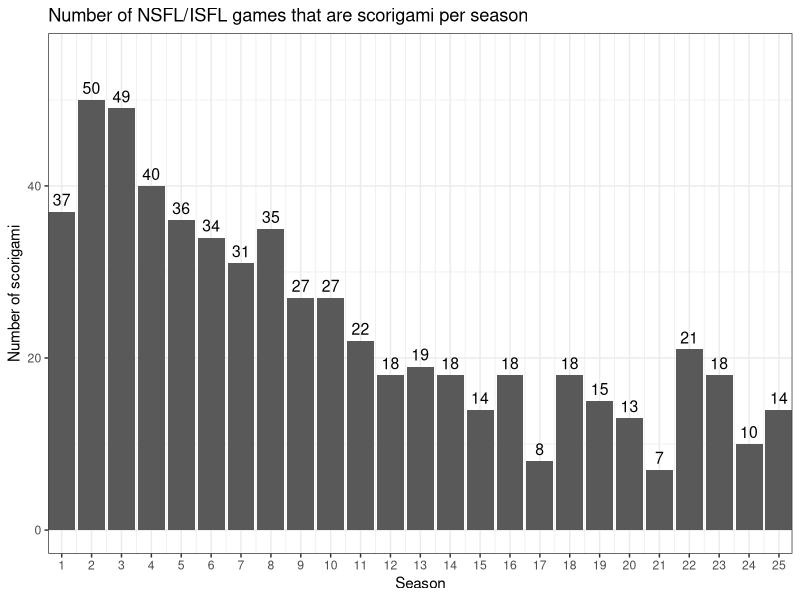
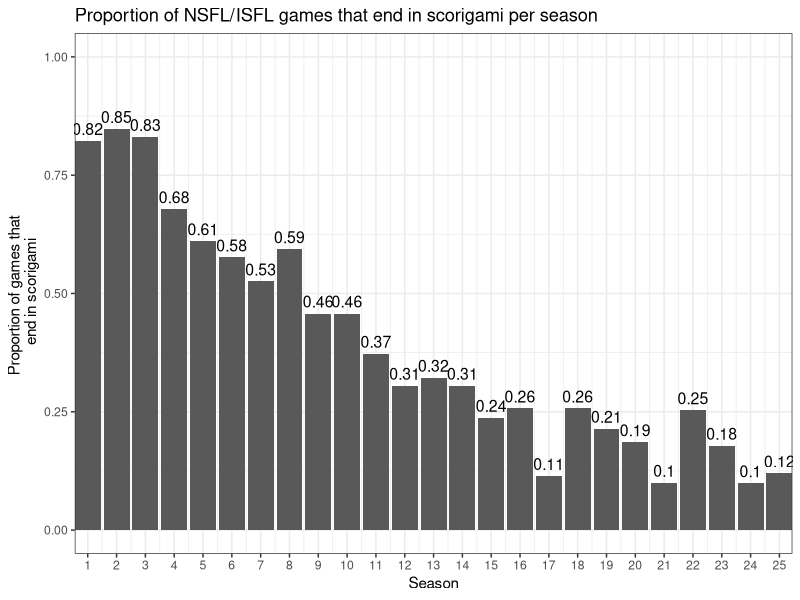
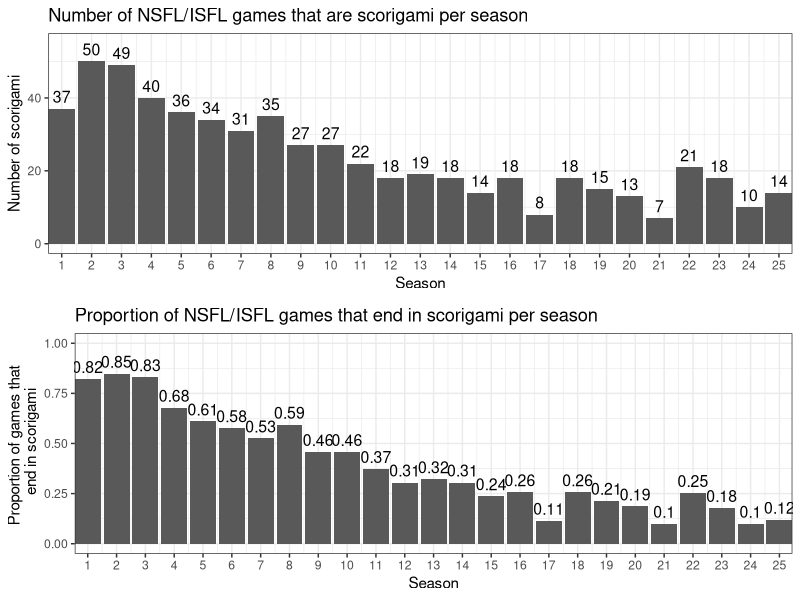
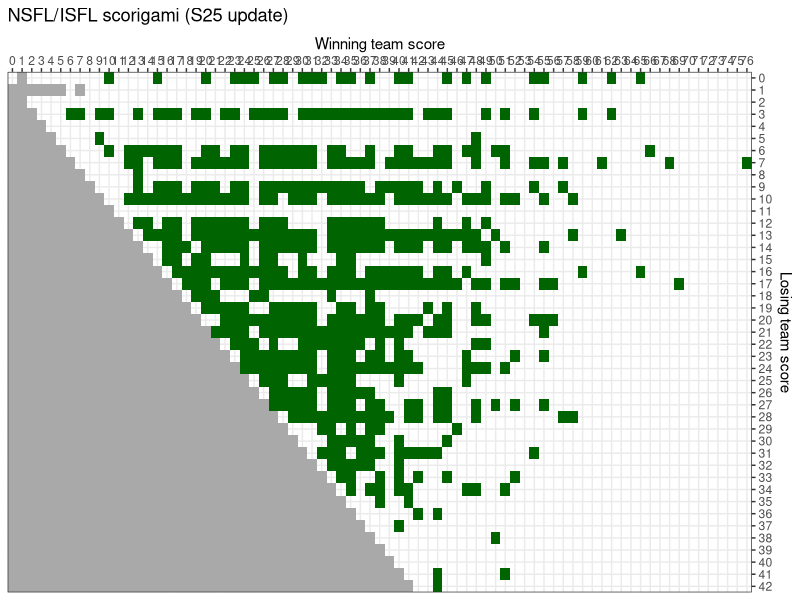
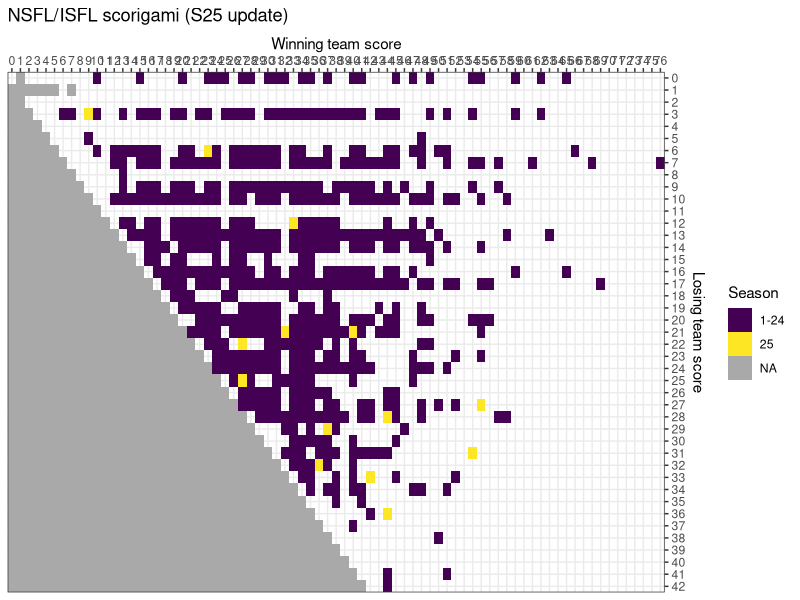
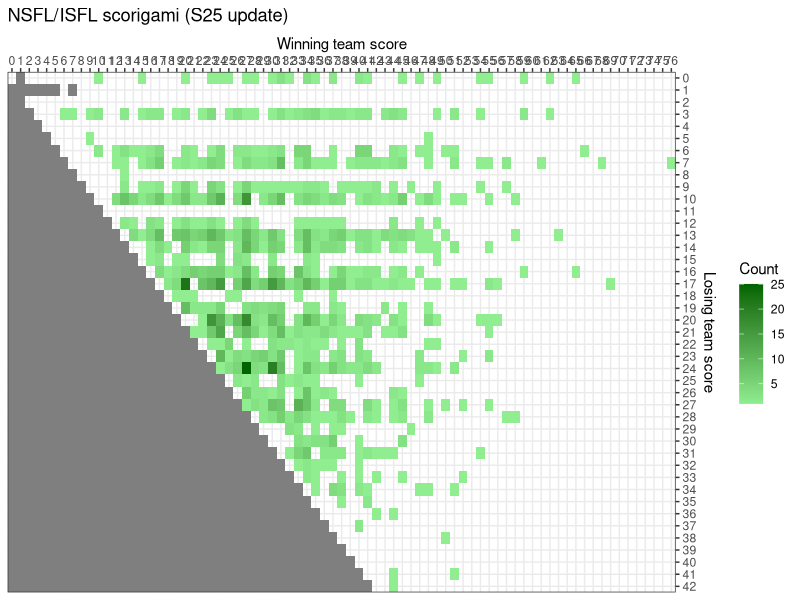
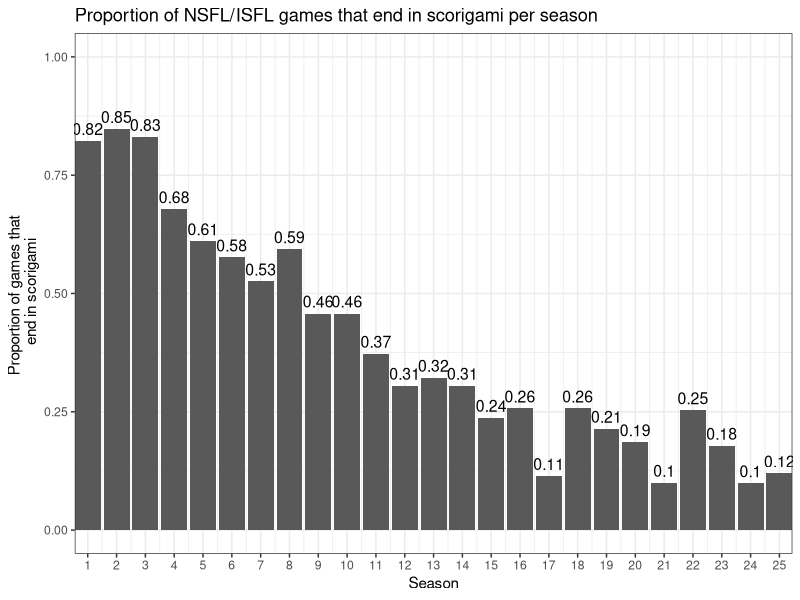
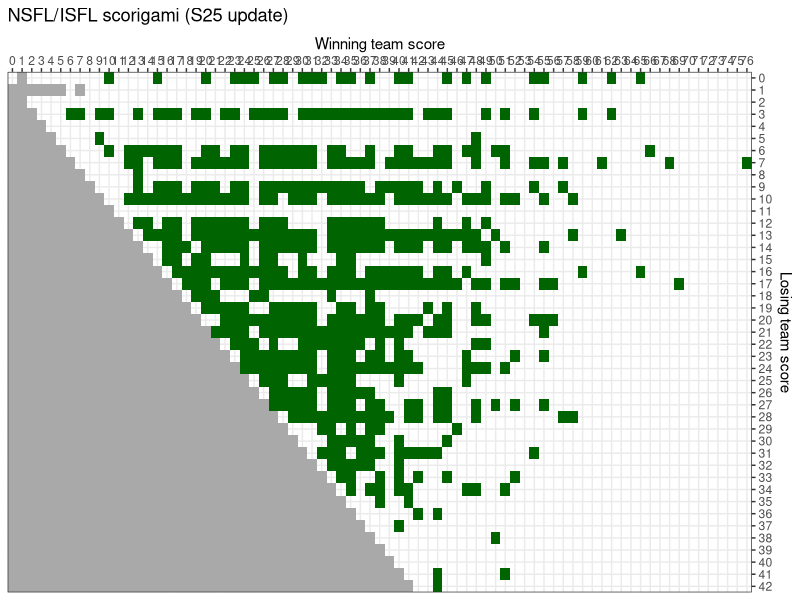

The R source for these figures, in order:
## ---- chunk 1
knitr::opts_chunk$set(echo = TRUE)
## ---- chunk 2
library(ggplot2)
library(viridis) #color-blind friendly palette for figures
library(dplyr)
library(reshape2) #melt function
library(tidyverse)
library(grid)
library(gridExtra)
## ---- chunk 3
#Read-in NSFL/ISFL game data
data_full <- read.csv("./ISFL_scorigami_S25.csv", stringsAsFactors=FALSE, na.strings=c("","NA"))
colnames(data_full)

#Read-in spreadsheet of impossible scores
data_impossible <- read.csv("./ImpossibleScores.csv", stringsAsFactors=FALSE, na.strings=c("","NA"))

#Merge and create impossible flag
data_full <- rbind(data_full, data_impossible)
data_full <- data_full %>% mutate(Imp = ifelse(WinType=="IMPOSSIBLE", "Yes", "No"))
data_full$score_pair <- paste(data_full$FinalScore_won, data_full$FinalScore_lost, sep = "_")

games_season <- group_by(data_full, Season)  %>% tally()

## ---- chunk 4
#Filter dataframe down to unique score pairs
unique.scores <- rownames(unique(data_full[,c('FinalScore_won', 'FinalScore_lost')]))
data_unique <- data_full[rownames(data_full[,])%in%unique.scores, ]

#Number and proportion of games resulting in scorigami per season
scorigami_num <- group_by(data_unique, Season)  %>% tally()
scorigami_num$p <- scorigami_num$n / games_season$n
scorigami_num$n.tot <- games_season$n
scorigami_num <- scorigami_num[1:25,]

p1 <- ggplot(scorigami_num, aes(x=Season)) +
        geom_col(aes(y=n)) +
        #geom_line(aes(x=Season, y=n.tot)) + 
        geom_text(aes(y=n, label=n), vjust=-0.5, size=4) + 
        ggtitle("Number of NSFL/ISFL games that are scorigami per season") +
        xlab("Season") + ylab("Number of scorigami") +
        scale_x_continuous(breaks=0:25, labels=0:25, expand=c(0,0)) +
        scale_y_continuous(limits=c(0,55)) + #sec.axis = sec_axis(~.*2, name="Total games played")
        theme_bw()
p1

p2 <- ggplot(scorigami_num) +
        geom_col(aes(x=Season, y=p)) +
        geom_text(aes(x=Season, y=p, label=round(p, 2)), vjust=-0.5, size=4) +
        ggtitle("Proportion of NSFL/ISFL games that end in scorigami per season") +
        xlab("Season") + ylab("Proportion of games that \n end in scorigami") +
        scale_y_continuous(limits=c(0,1)) +
        scale_x_continuous(breaks=0:25, labels=0:25, expand=c(0,0)) +
        theme_bw()
p2

grid.arrange(p1, p2)
ggsave(filename="ISFLscorigami_trends_S25.jpg", plot=last_plot(), width=10, height=5, units="in", dpi=800)


#Simple scorigami grid
ggplot(data=data_unique, aes(x=FinalScore_won, y=FinalScore_lost, fill=Imp)) +
  geom_tile() +
  ggtitle("NSFL/ISFL scorigami (S25 update)") +
  ylab("Losing team score") + xlab("Winning team score") +
  #add grid lines and labels for every integer
  scale_y_reverse(breaks=0:42, labels=0:42, expand=c(0,0), position="right") + 
  scale_x_continuous(breaks=0:80, labels=0:80, expand=c(0,0), position="top") +
  scale_fill_manual(values=c("darkgreen", "darkgrey")) +
  theme_bw() +
  theme(panel.grid.minor=element_blank(), legend.position="none")
ggsave(filename="ISFLscorigami_basic_S25.jpg", plot=last_plot(), width=13, height=7, units="in", dpi=800)


#Color new scorigami in Season 25
data_unique <- data_unique %>% mutate(Season2 = ifelse(Season == 25, '25', '1-24'))

palette <- viridis(2)
ggplot(data=data_unique, aes(x=FinalScore_won, y=FinalScore_lost, fill=Season2)) +
  geom_tile() +
  ggtitle("NSFL/ISFL scorigami (S25 update)") +
  ylab("Losing team score") + xlab("Winning team score") +
  labs(fill="Season") +
  #add grid lines and labels for every integer
  scale_y_reverse(breaks=0:42, labels=0:42, expand=c(0,0), position="right") + 
  scale_x_continuous(breaks=0:80, labels=0:80, expand=c(0,0), position="top") +
  scale_fill_manual(values=palette, na.value="darkgrey") +
  theme_bw() +
  theme(panel.grid.minor=element_blank())
ggsave(filename="ISFLscorigami_season25.jpg", plot=last_plot(), width=14, height=7, units="in", dpi=800)


#Add color saturation for number of times score has happened
data_full$score_pair <- as.factor(data_full$score_pair)
score_count <- group_by(data_full, score_pair) %>% summarise(n=length(score_pair))
score_count <- merge(score_count, subset(data_unique, select=c("score_pair","FinalScore_won", "FinalScore_lost","Imp")), by="score_pair")
score_count <- score_count %>% mutate(n = ifelse(Imp=="Yes", NA, n))
                     
ggplot(data=score_count, aes(x=FinalScore_won, y=FinalScore_lost, fill=n)) +
  geom_tile() +
  ggtitle("NSFL/ISFL scorigami (S25 update)") +
  ylab("Losing team score") + xlab("Winning team score") +
  labs(fill="Count") +
  #add grid lines and labels for every integer
  scale_y_reverse(breaks=0:42, labels=0:42, expand=c(0,0), position="right") + 
  scale_x_continuous(breaks=0:80, labels=0:80, expand=c(0,0), position="top") +
  scale_fill_gradient(low = "lightgreen", high = "darkgreen") +
  #scale_fill_manual(values=c("darkgreen", "darkgrey")) +
  theme_bw() +
  theme(panel.grid.minor=element_blank())
ggsave(filename="ISFLscorigami_count_S25.jpg", plot=last_plot(), width=14, height=7, units="in", dpi=800)

## ---- chunk 5
#Total score
data_unique <- data_unique %>% mutate(TotalScore = FinalScore_won + FinalScore_lost)

#Top scorigami team in S25
data_S25 <- filter(data_unique, Season == 25)
scorigami_teamwon <- group_by(data_S25, Team_won)  %>% tally()
scorigami_teamlost <- group_by(data_S25, Team_lost)  %>% tally()

scorigami_team <- merge(scorigami_teamwon, scorigami_teamlost, by.x="Team_won", by.y="Team_lost", all.x = TRUE, all.y = TRUE)
scorigami_team[is.na(scorigami_team)] <- 0
scorigami_team <- scorigami_team %>% mutate(Total = n.x + n.y)
colnames(scorigami_team) <- c("Team", "ScorigamisWon", "ScorigamisLost", "ScorigamisTotal")
scorigami_team <- scorigami_team %>% mutate(Won_p = ScorigamisWon/ScorigamisTotal, Lost_p = ScorigamisLost/ScorigamisTotal)

filter(scorigami_team, is.na(Team)==FALSE)

